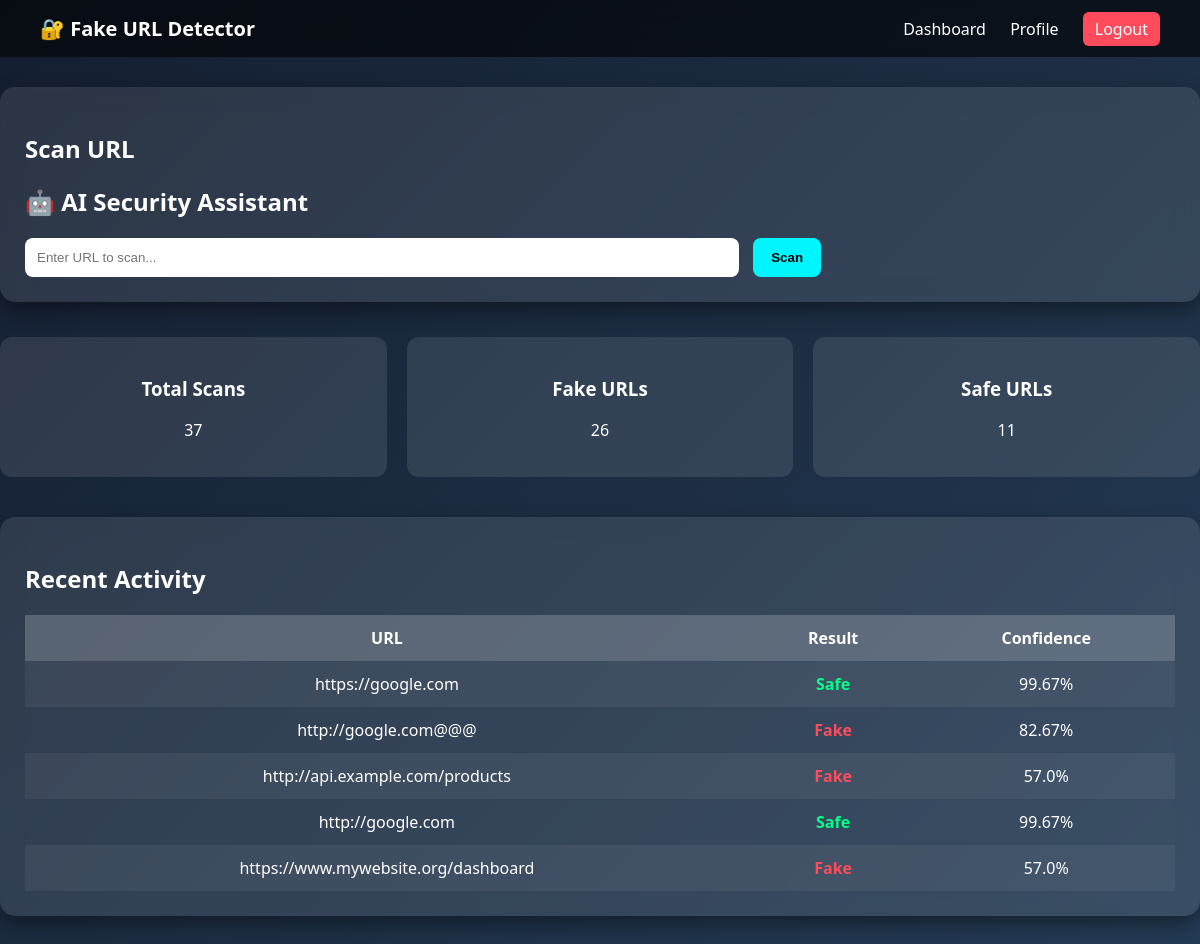
The page /dashboard (signed in) on the database its author committed.
### app.py (models this page shows)
class URLHistory(db.Model):
    id = db.Column(db.Integer, primary_key=True)
    url = db.Column(db.String(500))
    result = db.Column(db.String(50))
    confidence = db.Column(db.Float)
    explanation = db.Column(db.Text)
    date = db.Column(db.DateTime, default=datetime.utcnow)
    user_id = db.Column(db.Integer, db.ForeignKey('user.id'))

### app.py (the view, shortened to what this page needs)
@app.route("/dashboard", methods=["GET", "POST"])
@login_required
def dashboard():
    result = None
    confidence = None
    explanation = None
    ip_info = None
    history = URLHistory.query.filter_by(user_id=current_user.id)\
        .order_by(URLHistory.date.desc()).limit(5)
    total = URLHistory.query.filter_by(user_id=current_user.id).count()
    fake = URLHistory.query.filter_by(
        user_id=current_user.id,
        result="Fake"
    ).count()
    safe = URLHistory.query.filter_by(
        user_id=current_user.id,
        result="Safe"
    ).count()
    return render_template(
        "dashboard.html",
        result=result,
        confidence=confidence,
        explanation=explanation,
        history=history,
        ip_info=ip_info,
        total=total,
        fake=fake,
        safe=safe
    )

### app.py (called while the page is built)
@login_manager.user_loader
def load_user(user_id):
    return db.session.get(User, int(user_id))

### templates/dashboard.html (shortened to what this page needs)
{% extends "base.html" %}
{% block content %}
<div class="card">
<h2>Scan URL</h2>
<h2>🤖 AI Security Assistant</h2>
<div class="scan-layout">
<div class="scan-left">
<form method="POST">
<input type="text" name="url" placeholder="Enter URL to scan..." required>
<button type="submit">Scan</button>
</form>
</div>
</div>
</div>
<div class="stats-grid">
<div class="stat-box">
<h3>Total Scans</h3>
<p>{{ total }}</p>
</div>
<div class="stat-box">
<h3>Fake URLs</h3>
<p>{{ fake }}</p>
</div>
<div class="stat-box">
<h3>Safe URLs</h3>
<p>{{ safe }}</p>
</div>
</div>
<div class="card">
<h2>Recent Activity</h2>
<table>
<tr>
<th>URL</th>
<th>Result</th>
<th>Confidence</th>
</tr>
{% for item in history %}
<tr>
<td>{{ item.url }}</td>
<td class="{{ 'fake' if item.result == 'Fake' else 'safe' }}">
{{ item.result }}
</td>
<td>{{ item.confidence }}%</td>
</tr>
{% endfor %}
</table>
</div>
{% endblock %}

### templates/base.html (shortened to what this page needs)
<!DOCTYPE html>
<html>
<head>
    <link rel="stylesheet" href="{{ url_for('static', filename='style.css') }}">
</head>
<body>
<nav class="navbar">
    <div class="logo">🔐 Fake URL Detector</div>
    {% if current_user.is_authenticated %}
    <div class="nav-links">
        <a href="/dashboard">Dashboard</a>
        <a href="/profile">Profile</a>
        <a href="/logout" class="logout-btn">Logout</a>
    </div>
    {% endif %}
</nav>
<div class="main-container">
    <div class="content-wrapper">
        {% block content %}{% endblock %}
    </div>
</div>
</body>
</html>

### static/style.css (style rules this page uses)
body { margin: 0; font-family: 'Segoe UI', sans-serif; background: linear-gradient(135deg, #141E30, #243B55); color: white; }
.navbar { display: flex; justify-content: space-between; align-items: center; padding: 15px 40px; background: rgba(0,0,0,0.6); backdrop-filter: blur(10px); }
.logo { font-size: 20px; font-weight: bold; }
.nav-links a { color: white; margin-left: 20px; text-decoration: none; transition: 0.3s; }
.logout-btn { background: #ff4b5c; padding: 6px 12px; border-radius: 6px; }
.card { background: rgba(255,255,255,0.1); padding: 25px; border-radius: 15px; backdrop-filter: blur(12px); box-shadow: 0 8px 20px rgba(0,0,0,0.4); margin-bottom: 35px; margin-top: 30px; transition: 0.3s; }
input { padding: 12px; width: 60%; border-radius: 8px; border: none; margin-right: 10px; }
button { padding: 12px 18px; border-radius: 8px; border: none; cursor: pointer; background: #00f5ff; color: black; font-weight: bold; transition: 0.3s; }
.stats-grid { display: grid; grid-template-columns: repeat(auto-fit, minmax(200px, 1fr)); gap: 20px; margin-bottom: 40px; }
.stat-box { background: rgba(255,255,255,0.1); padding: 20px; border-radius: 12px; text-align: center; }
.safe { color: #00ff88; font-weight: bold; }
.fake { color: #ff4b5c; font-weight: bold; }
table { width: 100%; border-collapse: collapse; margin-top: 20px; }
th, td { padding: 12px; text-align: center; }
th { background: rgba(255,255,255,0.2); }
tr:nth-child(even) { background: rgba(255,255,255,0.05); }
.scan-layout { display:flex; justify-content:space-between; align-items:flex-start; gap:40px; margin-top:20px; }
.scan-left { flex:2; }

### rows shown on the page
URLHistory: url "https://google.com", result "Safe", confidence "99.67"
URLHistory: url "http://google.com@@@", result "Fake", confidence "82.67"
URLHistory: url "http://api.example.com/products", result "Fake", confidence "57.0"
URLHistory: url "http://google.com", result "Safe", confidence "99.67"
URLHistory: url "https://www.mywebsite.org/dashboard", result "Fake", confidence "57.0"

### other values the page prints
{{ total }} "37"
{{ fake }} "26"
{{ safe }} "11"
